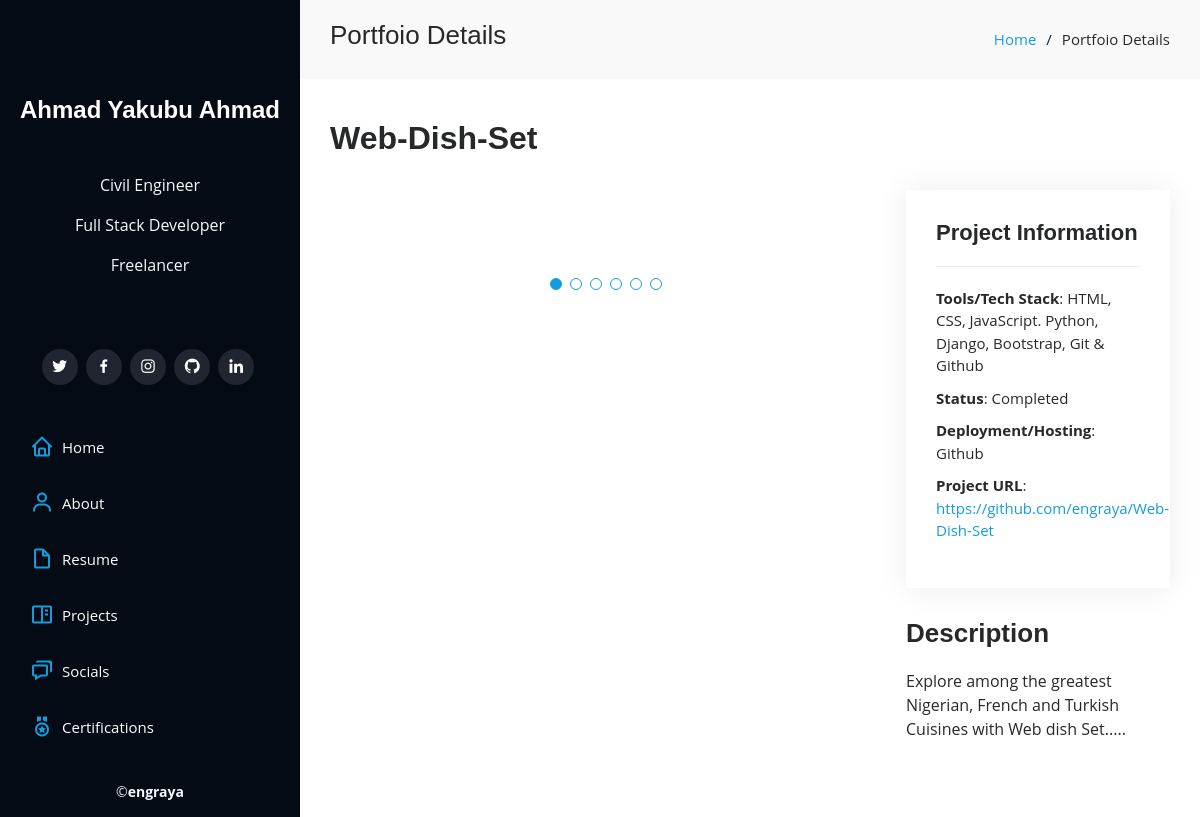
/portfolio-detail/10/, run on the app's committed database.
### baseapp/models.py (models this page shows, shortened)
class Portfolio(models.Model):
    title = models.CharField(max_length=200, null=True, blank=True)
    portfolio_description = models.TextField()
    cover_image = models.ImageField(upload_to='portfolio_cover', null=True, blank=True)
    tech_stack = models.CharField(max_length=200, null=True, blank=True)
    deployment = models.CharField(max_length=200, null=True, blank=True)
    status = models.CharField(max_length=100, null=True, blank=True, choices=PROJECT_STATUS)
    portfolio_url = models.URLField(max_length=200, null=True, blank=True)

### baseapp/views.py (the view)
# urls.py: path('portfolio-detail/<str:pk>/', views.portfolio_Detail, name="portfolio_detail"),
def portfolio_Detail(request, pk):
    portfolio = Portfolio.objects.get(id=pk)
    context = {'portfolio' : portfolio}
    return render(request, 'baseapp/portfolio-details.html', context)

### baseapp/templates/baseapp/portfolio-details.html (shortened to what this page needs)
{% extends 'baseapp/base.html' %}
{% load static %}
{% block content  %}
<main id="main">
  <section id="breadcrumbs" class="breadcrumbs">
    <div class="container">
      <div class="d-flex justify-content-between align-items-center">
        <h2>Portfoio Details</h2>
        <ol>
          <li><a href="index.html">Home</a></li>
          <li>Portfoio Details</li>
        </ol>
      </div>
    </div>
  </section>
  <section id="portfolio-details" class="portfolio-details">
    <div class="container">
      <div class="row gy-4">
        <h2><strong>{{portfolio.title}}</strong></h2>
        <div class="col-lg-8">
          <div class="portfolio-details-slider swiper">
            {% for shot in portfolio.caption_set.all %}
            <div class="swiper-wrapper align-items-center">
              <div class="swiper-slide">
              </div>
              <div class="swiper-slide">
              </div>
            </div>
            {% endfor %}
            <div class="swiper-pagination"></div>
          </div>
        </div>
        <div class="col-lg-4">
          <div class="portfolio-info">
            <h3>Project Information</h3>
            <ul>
              <li><strong>Tools/Tech Stack</strong>: {{portfolio.tech_stack}}</li>
              <li><strong>Status</strong>: {{portfolio.status}}</li>
              <li><strong>Deployment/Hosting</strong>: {{portfolio.deployment}}</li>
              <li><strong>Project URL</strong>: <a href="{{portfolio.portfolio_url}}" target="_blank">{{portfolio.portfolio_url}}</a></li>
            </ul>
          </div>
          <div class="portfolio-description">
            <h2>Description</h2>
            <p>
              {{portfolio.portfolio_description}}
            </p>
          </div>
        </div>
      </div>
    </div>
  </section>
</main>
{% endblock content  %}

### static/assets/css/style.css (style rules this page uses)
body { font-family: "Open Sans", sans-serif; color: #272829; }
a { color: #149ddd; text-decoration: none; }
h1, h2, h3, h4, h5, h6 { font-family: "Raleway", sans-serif; }
#main { margin-left: 300px; }
.container, .container-fluid { padding-left: 30px; padding-right: 30px; }
section { padding: 60px 0; overflow: hidden; }
.portfolio-details { padding-top: 40px; }
.portfolio-details .portfolio-details-slider .swiper-pagination { margin-top: 20px; position: relative; }
.portfolio-details .portfolio-info { padding: 30px; box-shadow: 0px 0 30px rgba(5, 13, 24, 0.08); }
.portfolio-details .portfolio-info h3 { font-size: 22px; font-weight: 700; margin-bottom: 20px; padding-bottom: 20px; border-bottom: 1px solid #eee; }
.portfolio-details .portfolio-info ul { list-style: none; padding: 0; font-size: 15px; }
.portfolio-details .portfolio-info ul li+li { margin-top: 10px; }
.portfolio-details .portfolio-description { padding-top: 30px; }
.portfolio-details .portfolio-description h2 { font-size: 26px; font-weight: 700; margin-bottom: 20px; }
.portfolio-details .portfolio-description p { padding: 0; }
.breadcrumbs { padding: 20px 0; background: #f9f9f9; }
.breadcrumbs h2 { font-size: 26px; font-weight: 300; }
.breadcrumbs ol { display: flex; flex-wrap: wrap; list-style: none; padding: 0; margin: 0; font-size: 15px; }
.breadcrumbs ol li+li { padding-left: 10px; }
.breadcrumbs ol li+li::before { display: inline-block; padding-right: 10px; color: #0e2442; content: "/"; }

### data on the page
Portfolio: title "Web-Dish-Set", tech_stack "HTML, CSS, JavaScript. Python, Django, Bootstrap, Git & Github", status "Completed", deployment "Github", portfolio_url "https://github.com/engraya/Web-Dish-Set", portfolio_description "Explore among the greatest Nigerian, French and Turkish Cuisines with Web dish Set....."
